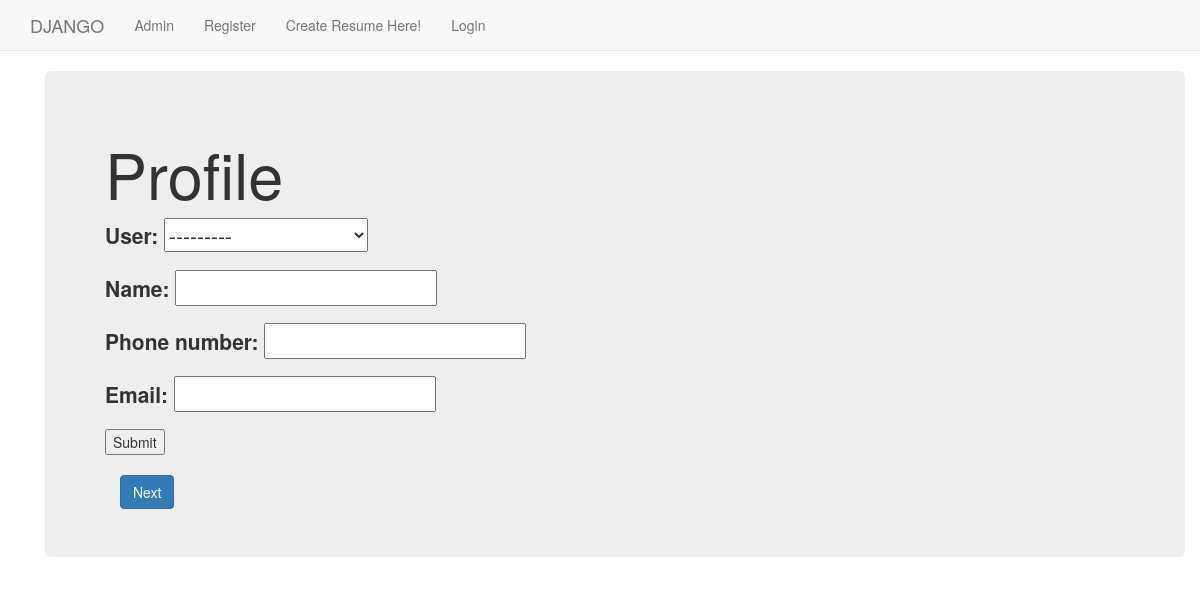
The page /dappx/profile/ on the database as committed earlier.
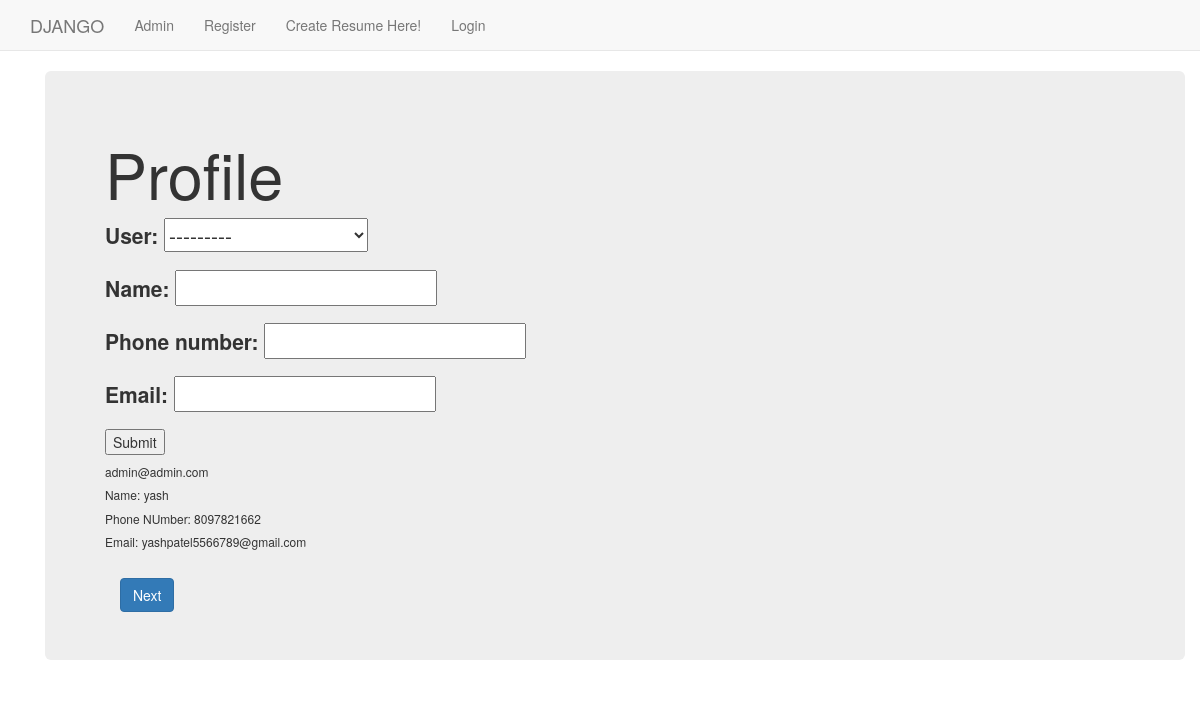
The same page on the database as committed later.
### dappx/models.py (models this page shows, shortened)
class Profile(models.Model):
    user = models.OneToOneField(User, on_delete=models.CASCADE)
    name = models.CharField(max_length=255, blank=True)
    phone_number = models.CharField(max_length=255, blank=True)
    email = models.EmailField(max_length=255, blank=True)

class User(AbstractUser):
    created_at = models.DateTimeField(auto_now_add=True, editable=False)
    updated_at = models.DateTimeField(auto_now=True)
    def __str__(self):
        return self.email

### dappx/views.py (the view, shortened to what this page needs)
class ProfileView(TemplateView):
    template_name = 'dappx/profile.html'
    def get(self, request):
        form = ProfileForm()
        qs = Profile.objects.all()
        args = {'form': form, 'qs': qs}
        return render(request, self.template_name, args)

### dappx/forms.py
class ProfileForm(forms.ModelForm):
    name = forms.CharField()
    class Meta:
        model = Profile
        fields = "__all__"

### templates/dappx/profile.html (shortened to what this page needs)
{% extends "dappx/base.html" %}
{% load static %}
{% block body_block %}
<div class="container">
    <div class="jumbotron">
        <h1>Profile </h1>
        <form method="post">
            {{ form.as_p }}
            <input type="submit" value="Submit">
        </form>
        {% for q in qs %}
        <h6>{{ q.user }}</h6>
        <h6>Name: {{ q.name }}</h6>
        <h6>Phone NUmber: {{ q.phone_number }}</h6>
        <h6>Email: {{ q.email }}</h6>
        {% endfor %}
        <div class="container"><br>
            <a class="btn btn-primary" href="/dappx/career">Next</a>
        </div>
    </div>
</div>
{% endblock %}

Rows that differ between the two databases and show on the page:
added Profile: user "admin@admin.com", name "yash", phone_number "8097821662", email "yashpatel5566789@gmail.com"
